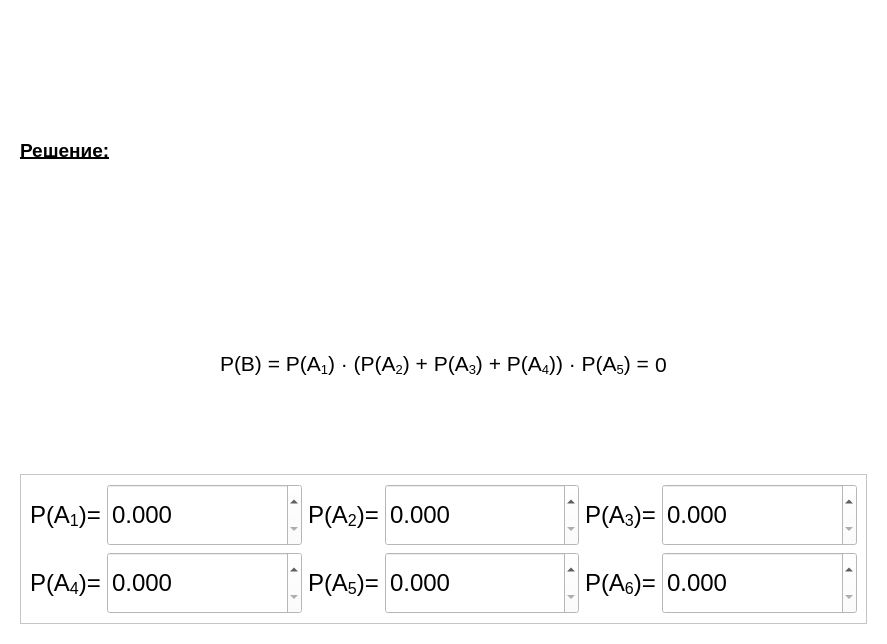
<?xml version="1.0" encoding="UTF-8"?>
<ui version="4.0">
 <class>Form</class>
 <widget class="QWidget" name="Form">
  <property name="geometry">
   <rect>
    <x>0</x>
    <y>0</y>
    <width>887</width>
    <height>644</height>
   </rect>
  </property>
  <property name="windowTitle">
   <string>Form</string>
  </property>
  <property name="styleSheet">
   <string notr="true">background-color: white;</string>
  </property>
  <layout class="QVBoxLayout" name="verticalLayout">
   <item>
    <layout class="QHBoxLayout" name="horizontalLayout">
     <item>
      <spacer name="horizontalSpacer">
       <property name="orientation">
        <enum>Qt::Horizontal</enum>
       </property>
       <property name="sizeHint" stdset="0">
        <size>
         <width>40</width>
         <height>20</height>
        </size>
       </property>
      </spacer>
     </item>
     <item>
      <widget class="QLabel" name="taskImage">
       <property name="text">
        <string/>
       </property>
       <property name="pixmap">
        <pixmap>../images/lab2_task1.png</pixmap>
       </property>
       <property name="wordWrap">
        <bool>false</bool>
       </property>
      </widget>
     </item>
     <item>
      <spacer name="horizontalSpacer_2">
       <property name="orientation">
        <enum>Qt::Horizontal</enum>
       </property>
       <property name="sizeHint" stdset="0">
        <size>
         <width>40</width>
         <height>20</height>
        </size>
       </property>
      </spacer>
     </item>
    </layout>
   </item>
   <item>
    <widget class="QWidget" name="formula" native="true">
     <layout class="QVBoxLayout" name="verticalLayout_2">
      <item>
       <widget class="QLabel" name="label_19">
        <property name="font">
         <font>
          <pointsize>14</pointsize>
          <weight>75</weight>
          <bold>true</bold>
          <underline>true</underline>
         </font>
        </property>
        <property name="text">
         <string>Решение:</string>
        </property>
       </widget>
      </item>
      <item>
       <layout class="QHBoxLayout" name="horizontalLayout_20">
        <item>
         <spacer name="horizontalSpacer_3">
          <property name="orientation">
           <enum>Qt::Horizontal</enum>
          </property>
          <property name="sizeHint" stdset="0">
           <size>
            <width>40</width>
            <height>20</height>
           </size>
          </property>
         </spacer>
        </item>
        <item>
         <widget class="QLabel" name="formulaText">
          <property name="font">
           <font>
            <pointsize>16</pointsize>
           </font>
          </property>
          <property name="text">
           <string>&lt;html&gt;&lt;head/&gt;&lt;body&gt;&lt;p&gt;P(B) = P(A&lt;span style=&quot; vertical-align:sub;&quot;&gt;1&lt;/span&gt;) · (P(A&lt;span style=&quot; vertical-align:sub;&quot;&gt;2&lt;/span&gt;) + P(A&lt;span style=&quot; vertical-align:sub;&quot;&gt;3&lt;/span&gt;) + P(A&lt;span style=&quot; vertical-align:sub;&quot;&gt;4&lt;/span&gt;)) · P(A&lt;span style=&quot; vertical-align:sub;&quot;&gt;5&lt;/span&gt;) =&lt;/p&gt;&lt;/body&gt;&lt;/html&gt;</string>
          </property>
          <property name="textFormat">
           <enum>Qt::RichText</enum>
          </property>
         </widget>
        </item>
        <item>
         <widget class="QLabel" name="result">
          <property name="font">
           <font>
            <pointsize>16</pointsize>
           </font>
          </property>
          <property name="text">
           <string>0</string>
          </property>
         </widget>
        </item>
        <item>
         <spacer name="horizontalSpacer_4">
          <property name="orientation">
           <enum>Qt::Horizontal</enum>
          </property>
          <property name="sizeHint" stdset="0">
           <size>
            <width>40</width>
            <height>20</height>
           </size>
          </property>
         </spacer>
        </item>
       </layout>
      </item>
      <item>
       <widget class="QScrollArea" name="scrollArea">
        <property name="maximumSize">
         <size>
          <width>16777215</width>
          <height>150</height>
         </size>
        </property>
        <property name="widgetResizable">
         <bool>true</bool>
        </property>
        <widget class="QWidget" name="scrollAreaWidgetContents">
         <property name="geometry">
          <rect>
           <x>0</x>
           <y>0</y>
           <width>841</width>
           <height>119</height>
          </rect>
         </property>
         <layout class="QGridLayout" name="gridLayout">
          <item row="0" column="2">
           <layout class="QHBoxLayout" name="Pa3">
            <item>
             <widget class="QLabel" name="label_3">
              <property name="font">
               <font>
                <pointsize>18</pointsize>
               </font>
              </property>
              <property name="text">
               <string>P(A&lt;sub&gt;3&lt;/sub&gt;)=</string>
              </property>
             </widget>
            </item>
            <item>
             <widget class="QDoubleSpinBox" name="Pa3_spinbox">
              <property name="sizePolicy">
               <sizepolicy hsizetype="MinimumExpanding" vsizetype="MinimumExpanding">
                <horstretch>0</horstretch>
                <verstretch>0</verstretch>
               </sizepolicy>
              </property>
              <property name="maximumSize">
               <size>
                <width>16777215</width>
                <height>120</height>
               </size>
              </property>
              <property name="font">
               <font>
                <pointsize>18</pointsize>
               </font>
              </property>
              <property name="decimals">
               <number>3</number>
              </property>
              <property name="maximum">
               <double>1.000000000000000</double>
              </property>
              <property name="singleStep">
               <double>0.010000000000000</double>
              </property>
             </widget>
            </item>
           </layout>
          </item>
          <item row="1" column="0">
           <layout class="QHBoxLayout" name="Pa4">
            <item>
             <widget class="QLabel" name="label_4">
              <property name="font">
               <font>
                <pointsize>18</pointsize>
               </font>
              </property>
              <property name="text">
               <string>P(A&lt;sub&gt;4&lt;/sub&gt;)=</string>
              </property>
             </widget>
            </item>
            <item>
             <widget class="QDoubleSpinBox" name="Pa4_spinbox">
              <property name="sizePolicy">
               <sizepolicy hsizetype="MinimumExpanding" vsizetype="MinimumExpanding">
                <horstretch>0</horstretch>
                <verstretch>0</verstretch>
               </sizepolicy>
              </property>
              <property name="maximumSize">
               <size>
                <width>16777215</width>
                <height>120</height>
               </size>
              </property>
              <property name="font">
               <font>
                <pointsize>18</pointsize>
               </font>
              </property>
              <property name="decimals">
               <number>3</number>
              </property>
              <property name="maximum">
               <double>1.000000000000000</double>
              </property>
              <property name="singleStep">
               <double>0.010000000000000</double>
              </property>
             </widget>
            </item>
           </layout>
          </item>
          <item row="1" column="1">
           <layout class="QHBoxLayout" name="Pa5">
            <item>
             <widget class="QLabel" name="label_5">
              <property name="font">
               <font>
                <pointsize>18</pointsize>
               </font>
              </property>
              <property name="text">
               <string>P(A&lt;sub&gt;5&lt;/sub&gt;)=</string>
              </property>
             </widget>
            </item>
            <item>
             <widget class="QDoubleSpinBox" name="Pa5_spinbox">
              <property name="sizePolicy">
               <sizepolicy hsizetype="MinimumExpanding" vsizetype="MinimumExpanding">
                <horstretch>0</horstretch>
                <verstretch>0</verstretch>
               </sizepolicy>
              </property>
              <property name="maximumSize">
               <size>
                <width>16777215</width>
                <height>120</height>
               </size>
              </property>
              <property name="font">
               <font>
                <pointsize>18</pointsize>
               </font>
              </property>
              <property name="decimals">
               <number>3</number>
              </property>
              <property name="maximum">
               <double>1.000000000000000</double>
              </property>
              <property name="singleStep">
               <double>0.010000000000000</double>
              </property>
             </widget>
            </item>
           </layout>
          </item>
          <item row="0" column="0">
           <layout class="QHBoxLayout" name="Pa1">
            <item>
             <widget class="QLabel" name="label">
              <property name="font">
               <font>
                <pointsize>18</pointsize>
               </font>
              </property>
              <property name="text">
               <string>P(A&lt;sub&gt;1&lt;/sub&gt;)=</string>
              </property>
              <property name="textFormat">
               <enum>Qt::AutoText</enum>
              </property>
             </widget>
            </item>
            <item>
             <widget class="QDoubleSpinBox" name="Pa1_spinbox">
              <property name="sizePolicy">
               <sizepolicy hsizetype="MinimumExpanding" vsizetype="MinimumExpanding">
                <horstretch>0</horstretch>
                <verstretch>0</verstretch>
               </sizepolicy>
              </property>
              <property name="maximumSize">
               <size>
                <width>16777215</width>
                <height>120</height>
               </size>
              </property>
              <property name="font">
               <font>
                <pointsize>18</pointsize>
               </font>
              </property>
              <property name="decimals">
               <number>3</number>
              </property>
              <property name="maximum">
               <double>1.000000000000000</double>
              </property>
              <property name="singleStep">
               <double>0.010000000000000</double>
              </property>
             </widget>
            </item>
           </layout>
          </item>
          <item row="0" column="1">
           <layout class="QHBoxLayout" name="Pa2">
            <item>
             <widget class="QLabel" name="label_2">
              <property name="font">
               <font>
                <pointsize>18</pointsize>
               </font>
              </property>
              <property name="text">
               <string>P(A&lt;sub&gt;2&lt;/sub&gt;)=</string>
              </property>
             </widget>
            </item>
            <item>
             <widget class="QDoubleSpinBox" name="Pa2_spinbox">
              <property name="sizePolicy">
               <sizepolicy hsizetype="MinimumExpanding" vsizetype="MinimumExpanding">
                <horstretch>0</horstretch>
                <verstretch>0</verstretch>
               </sizepolicy>
              </property>
              <property name="minimumSize">
               <size>
                <width>0</width>
                <height>0</height>
               </size>
              </property>
              <property name="maximumSize">
               <size>
                <width>16777215</width>
                <height>120</height>
               </size>
              </property>
              <property name="font">
               <font>
                <pointsize>18</pointsize>
                <weight>50</weight>
                <bold>false</bold>
                <underline>false</underline>
               </font>
              </property>
              <property name="decimals">
               <number>3</number>
              </property>
              <property name="maximum">
               <double>1.000000000000000</double>
              </property>
              <property name="singleStep">
               <double>0.010000000000000</double>
              </property>
             </widget>
            </item>
           </layout>
          </item>
          <item row="1" column="2">
           <layout class="QHBoxLayout" name="Pa6">
            <item>
             <widget class="QLabel" name="label_6">
              <property name="font">
               <font>
                <pointsize>18</pointsize>
               </font>
              </property>
              <property name="text">
               <string>&lt;html&gt;&lt;head/&gt;&lt;body&gt;&lt;p&gt;P(A&lt;span style=&quot; vertical-align:sub;&quot;&gt;6&lt;/span&gt;)=&lt;/p&gt;&lt;/body&gt;&lt;/html&gt;</string>
              </property>
             </widget>
            </item>
            <item>
             <widget class="QDoubleSpinBox" name="Pa6_spinbox">
              <property name="sizePolicy">
               <sizepolicy hsizetype="MinimumExpanding" vsizetype="MinimumExpanding">
                <horstretch>0</horstretch>
                <verstretch>0</verstretch>
               </sizepolicy>
              </property>
              <property name="maximumSize">
               <size>
                <width>16777215</width>
                <height>120</height>
               </size>
              </property>
              <property name="font">
               <font>
                <pointsize>18</pointsize>
               </font>
              </property>
              <property name="decimals">
               <number>3</number>
              </property>
              <property name="maximum">
               <double>1.000000000000000</double>
              </property>
              <property name="singleStep">
               <double>0.010000000000000</double>
              </property>
             </widget>
            </item>
           </layout>
          </item>
         </layout>
        </widget>
       </widget>
      </item>
     </layout>
    </widget>
   </item>
  </layout>
 </widget>
 <resources>
  <include location="../images/resources.qrc"/>
 </resources>
 <connections/>
</ui>
